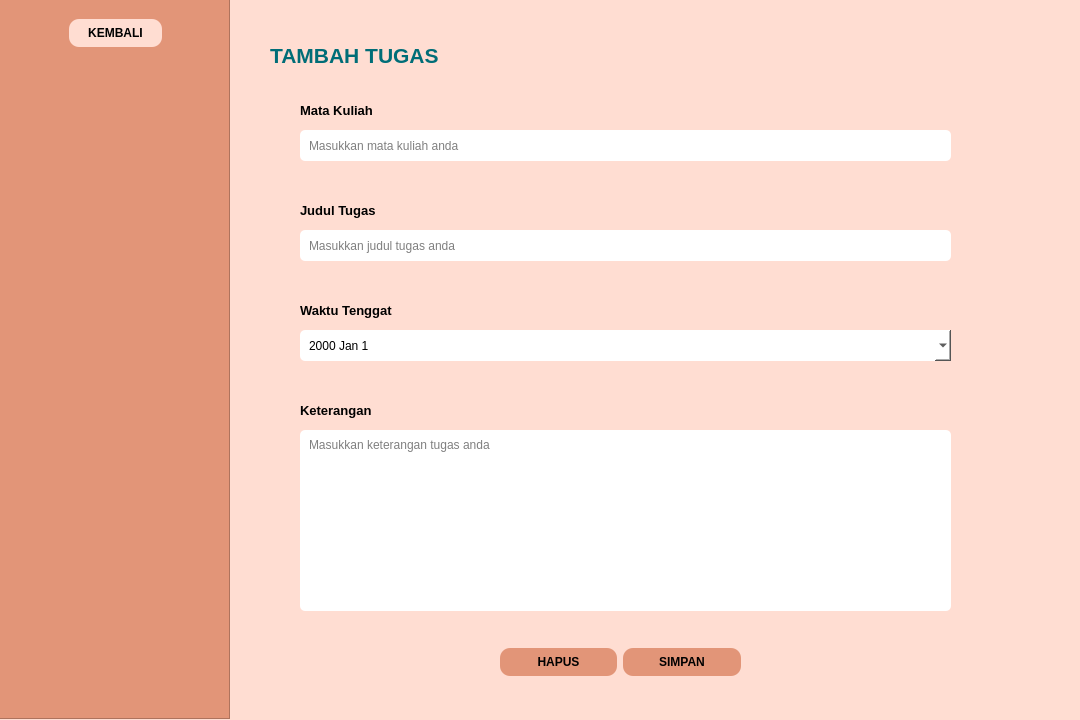
<?xml version="1.0" encoding="UTF-8"?>
<ui version="4.0">
 <class>Dialog</class>
 <widget class="QDialog" name="Dialog">
  <property name="geometry">
   <rect>
    <x>0</x>
    <y>0</y>
    <width>1080</width>
    <height>720</height>
   </rect>
  </property>
  <property name="mouseTracking">
   <bool>false</bool>
  </property>
  <property name="tabletTracking">
   <bool>false</bool>
  </property>
  <property name="windowTitle">
   <string>Dialog</string>
  </property>
  <property name="layoutDirection">
   <enum>Qt::RightToLeft</enum>
  </property>
  <property name="styleSheet">
   <string notr="true">background-color : rgb(255, 221, 210)</string>
  </property>
  <widget class="QFrame" name="frame">
   <property name="geometry">
    <rect>
     <x>-1</x>
     <y>-1</y>
     <width>231</width>
     <height>720</height>
    </rect>
   </property>
   <property name="styleSheet">
    <string notr="true">background-color : rgb(226, 149, 120)</string>
   </property>
   <property name="frameShape">
    <enum>QFrame::StyledPanel</enum>
   </property>
   <property name="frameShadow">
    <enum>QFrame::Raised</enum>
   </property>
   <widget class="QPushButton" name="pushButton_kembali">
    <property name="geometry">
     <rect>
      <x>70</x>
      <y>20</y>
      <width>93</width>
      <height>28</height>
     </rect>
    </property>
    <property name="styleSheet">
     <string notr="true">QPushButton {
border-radius : 10;
padding : 7px;
background-color : rgb(255, 221, 210);
font: 8pt &quot;Arial&quot;;
font: bold;
color: rgb(0,0,0);
}
QPushButton:hover {
background-color : rgb(229, 198, 189);
color: rgb(255, 255, 255);
}</string>
    </property>
    <property name="text">
     <string>KEMBALI</string>
    </property>
   </widget>
  </widget>
  <widget class="QLabel" name="label">
   <property name="geometry">
    <rect>
     <x>270</x>
     <y>40</y>
     <width>251</width>
     <height>31</height>
    </rect>
   </property>
   <property name="styleSheet">
    <string notr="true">background-color: qlineargradient(spread:pad, x1:0, y1:0, x2:1, y2:1, stop:0 rgba(0, 0, 0, 0), stop:1 rgba(0, 0, 0, 0));</string>
   </property>
   <property name="text">
    <string>&lt;html&gt;&lt;head/&gt;&lt;body&gt;&lt;p&gt;&lt;span style=&quot; font-size:16pt; font-weight:600; color:#006d77;&quot;&gt;TAMBAH TUGAS&lt;/span&gt;&lt;/p&gt;&lt;/body&gt;&lt;/html&gt;</string>
   </property>
  </widget>
  <widget class="QLabel" name="label_2">
   <property name="geometry">
    <rect>
     <x>300</x>
     <y>100</y>
     <width>121</width>
     <height>21</height>
    </rect>
   </property>
   <property name="text">
    <string>&lt;html&gt;&lt;head/&gt;&lt;body&gt;&lt;p&gt;&lt;span style=&quot; font-size:10pt; font-weight:600;&quot;&gt;Mata Kuliah&lt;/span&gt;&lt;/p&gt;&lt;/body&gt;&lt;/html&gt;</string>
   </property>
  </widget>
  <widget class="QLineEdit" name="lineEdit">
   <property name="geometry">
    <rect>
     <x>300</x>
     <y>130</y>
     <width>651</width>
     <height>31</height>
    </rect>
   </property>
   <property name="styleSheet">
    <string notr="true">border-radius : 5;
padding : 7px;
background-color: rgb(255, 255, 255);</string>
   </property>
   <property name="placeholderText">
    <string>Masukkan mata kuliah anda</string>
   </property>
  </widget>
  <widget class="QLineEdit" name="lineEdit_2">
   <property name="geometry">
    <rect>
     <x>300</x>
     <y>230</y>
     <width>651</width>
     <height>31</height>
    </rect>
   </property>
   <property name="styleSheet">
    <string notr="true">border-radius : 5;
padding : 7px;
background-color: rgb(255, 255, 255);</string>
   </property>
   <property name="placeholderText">
    <string>Masukkan judul tugas anda</string>
   </property>
  </widget>
  <widget class="QLabel" name="label_3">
   <property name="geometry">
    <rect>
     <x>300</x>
     <y>200</y>
     <width>131</width>
     <height>21</height>
    </rect>
   </property>
   <property name="text">
    <string>&lt;html&gt;&lt;head/&gt;&lt;body&gt;&lt;p&gt;&lt;span style=&quot; font-size:10pt; font-weight:600;&quot;&gt;Judul Tugas&lt;/span&gt;&lt;/p&gt;&lt;/body&gt;&lt;/html&gt;</string>
   </property>
  </widget>
  <widget class="QLabel" name="label_4">
   <property name="geometry">
    <rect>
     <x>300</x>
     <y>300</y>
     <width>131</width>
     <height>21</height>
    </rect>
   </property>
   <property name="text">
    <string>&lt;html&gt;&lt;head/&gt;&lt;body&gt;&lt;p&gt;&lt;span style=&quot; font-size:10pt; font-weight:600;&quot;&gt;Waktu Tenggat&lt;/span&gt;&lt;/p&gt;&lt;/body&gt;&lt;/html&gt;</string>
   </property>
  </widget>
  <widget class="QDateEdit" name="dateEdit">
   <property name="geometry">
    <rect>
     <x>300</x>
     <y>330</y>
     <width>651</width>
     <height>31</height>
    </rect>
   </property>
   <property name="mouseTracking">
    <bool>true</bool>
   </property>
   <property name="tabletTracking">
    <bool>true</bool>
   </property>
   <property name="layoutDirection">
    <enum>Qt::LeftToRight</enum>
   </property>
   <property name="styleSheet">
    <string notr="true">border-radius : 5;
padding : 7px;
background-color: rgb(255, 255, 255);</string>
   </property>
   <property name="inputMethodHints">
    <set>Qt::ImhPreferNumbers</set>
   </property>
   <property name="wrapping">
    <bool>false</bool>
   </property>
   <property name="readOnly">
    <bool>false</bool>
   </property>
   <property name="showGroupSeparator" stdset="0">
    <bool>true</bool>
   </property>
   <property name="currentSection">
    <enum>QDateTimeEdit::YearSection</enum>
   </property>
   <property name="calendarPopup">
    <bool>true</bool>
   </property>
   <property name="currentSectionIndex">
    <number>0</number>
   </property>
   <property name="timeSpec">
    <enum>Qt::LocalTime</enum>
   </property>
  </widget>
  <widget class="QLabel" name="label_5">
   <property name="geometry">
    <rect>
     <x>300</x>
     <y>400</y>
     <width>131</width>
     <height>21</height>
    </rect>
   </property>
   <property name="text">
    <string>&lt;html&gt;&lt;head/&gt;&lt;body&gt;&lt;p&gt;&lt;span style=&quot; font-size:10pt; font-weight:600;&quot;&gt;Keterangan&lt;/span&gt;&lt;/p&gt;&lt;/body&gt;&lt;/html&gt;</string>
   </property>
  </widget>
  <widget class="QWidget" name="layoutWidget">
   <property name="geometry">
    <rect>
     <x>500</x>
     <y>630</y>
     <width>241</width>
     <height>64</height>
    </rect>
   </property>
   <layout class="QHBoxLayout" name="horizontalLayout">
    <item>
     <widget class="QPushButton" name="pushButton_simpan">
      <property name="styleSheet">
       <string notr="true">QPushButton {
border-radius : 10;
padding : 7px;
background-color : rgb(226, 149, 120);
font: 8pt &quot;Arial&quot;;
font: bold;
color: rgb(0,0,0);
}
QPushButton:hover {
background-color : rgb(186, 122, 98);
color: rgb(165, 165, 165);
}</string>
      </property>
      <property name="text">
       <string>SIMPAN</string>
      </property>
     </widget>
    </item>
    <item>
     <widget class="QPushButton" name="pushButton_hapus">
      <property name="styleSheet">
       <string notr="true">QPushButton {
border-radius : 10;
padding : 7px;
background-color : rgb(226, 149, 120);
font: 8pt &quot;Arial&quot;;
font: bold;
color: rgb(0,0,0);
}
QPushButton:hover {
background-color : rgb(186, 122, 98);
color: rgb(165, 165, 165);
}</string>
      </property>
      <property name="text">
       <string>HAPUS</string>
      </property>
     </widget>
    </item>
   </layout>
  </widget>
  <widget class="QLineEdit" name="lineEdit_3">
   <property name="geometry">
    <rect>
     <x>300</x>
     <y>430</y>
     <width>651</width>
     <height>181</height>
    </rect>
   </property>
   <property name="styleSheet">
    <string notr="true">border-radius : 5;
padding : 7px;
background-color: rgb(255, 255, 255);</string>
   </property>
   <property name="alignment">
    <set>Qt::AlignLeading|Qt::AlignLeft|Qt::AlignTop</set>
   </property>
   <property name="placeholderText">
    <string>Masukkan keterangan tugas anda</string>
   </property>
  </widget>
  <zorder>dateEdit</zorder>
  <zorder>frame</zorder>
  <zorder>label</zorder>
  <zorder>label_2</zorder>
  <zorder>lineEdit</zorder>
  <zorder>lineEdit_2</zorder>
  <zorder>label_3</zorder>
  <zorder>label_4</zorder>
  <zorder>label_5</zorder>
  <zorder>layoutWidget</zorder>
  <zorder>lineEdit_3</zorder>
 </widget>
 <resources/>
 <connections/>
</ui>
